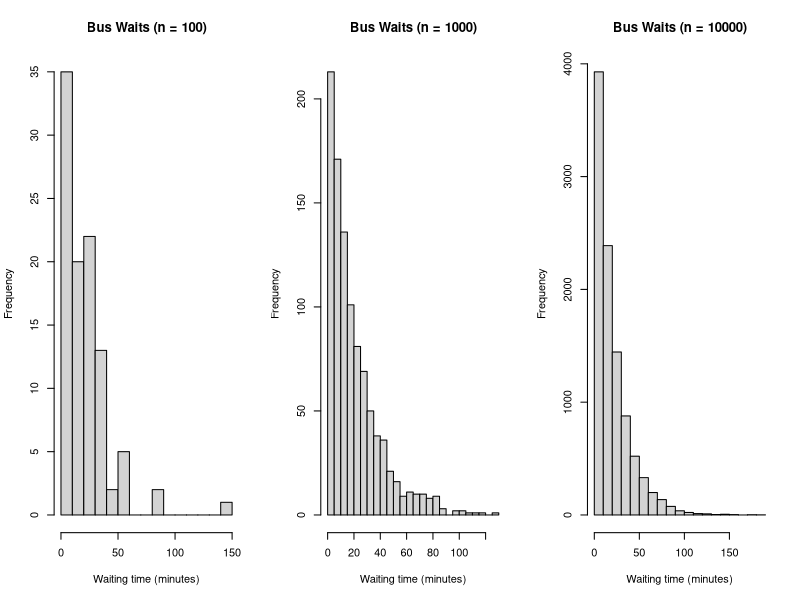

R code for this plot:
# 2
r <- 1 / 20
qexp(0.5, rate = r)

# 3a
r <- 1 / 20
pexp(10, rate = r)

#3b
r <- 1 / 20
1 - pexp(15, rate = r)

#3c
r <- 1 / 20
pexp(10, rate = r) - pexp(5, rate = r)

# 4
set.seed(123)

r <- 1 / 20

wait100 <- rexp(100, rate = r)
wait1000 <- rexp(1000, rate = r)
wait10000 <- rexp(10000, rate = r)

par(mfrow = c(1, 3))

hist(wait100,
     breaks = 20,
     main = "Bus Waits (n = 100)",
     xlab = "Waiting time (minutes)",
     ylab = "Frequency")

hist(wait1000,
     breaks = 20,
     main = "Bus Waits (n = 1000)",
     xlab = "Waiting time (minutes)",
     ylab = "Frequency")

hist(wait10000,
     breaks = 20,
     main = "Bus Waits (n = 10000)",
     xlab = "Waiting time (minutes)",
     ylab = "Frequency")

# 5
set.seed(123)

r <- 1 / 20
waits <- rexp(10000, rate = r)
mean(waits < 10)

#6a
pnorm(9.03, mean = 9.01, sd = 0.05)

#6b
1 - pnorm(9.02, mean = 9.01, sd = 0.05)

#6c
pnorm(9.1, mean = 9.01, sd = 0.05) - pnorm(8.9, mean = 9.01, sd = 0.05)

#7a
qnorm(0.95, mean = 9.01, sd = 0.05)

#7b
qnorm(0.05, mean = 9.01, sd = 0.05)

#7c
qnorm(0.25, mean = 9.01, sd = 0.05)

#8
set.seed(123)

mu <- 9.01
sigma <- 0.05

b100 <- rnorm(100, mean = mu, sd = sigma)
mean(b100 >= 8.9 & b100 <= 9.1)

b1000 <- rnorm(1000, mean = mu, sd = sigma)
mean(b1000 >= 8.9 & b1000 <= 9.1)

b10000 <- rnorm(10000, mean = mu, sd = sigma)
mean(b10000 >= 8.9 & b10000 <= 9.1)

pnorm(9.1, mean = 9.01, sd = 0.05) - pnorm(8.9, mean = 9.01, sd = 0.05)
